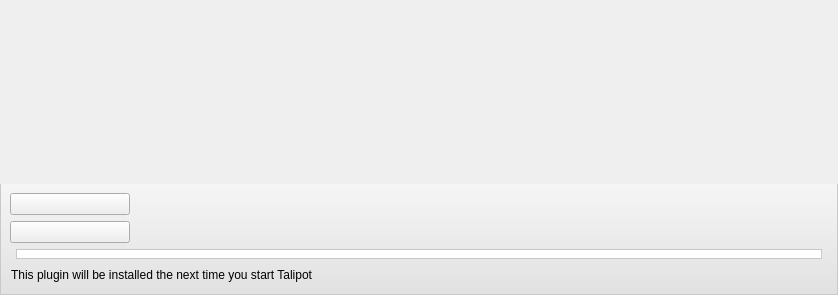
<?xml version="1.0" encoding="UTF-8"?>
<ui version="4.0">
 <class>PluginInformationListItemData</class>
 <widget class="QWidget" name="PluginInformationListItemData">
  <property name="geometry">
   <rect>
    <x>0</x>
    <y>0</y>
    <width>838</width>
    <height>295</height>
   </rect>
  </property>
  <property name="sizePolicy">
   <sizepolicy hsizetype="Preferred" vsizetype="Maximum">
    <horstretch>0</horstretch>
    <verstretch>0</verstretch>
   </sizepolicy>
  </property>
  <property name="focusPolicy">
   <enum>Qt::ClickFocus</enum>
  </property>
  <property name="styleSheet">
   <string notr="true">#contentsFrame[highlighted = &quot;false&quot;] {
background-color: qlineargradient(spread:pad, x1:0, y1:0, x2:0, y2:1, stop:0 rgba(245, 245, 245, 255), stop:1 rgba(225,225,225, 255));
border: 1px solid #C9C9C9;
}
#contentsFrame[highlighted = &quot;true&quot;] {
background-color: qlineargradient(spread:pad, x1:0, y1:0, x2:0, y2:1, stop:0 rgba(215, 215, 215, 205), stop:1 rgba(195,195,195, 255));;
border: 1px solid #C9C9C9;
}
#name {
font: bold;
font-size: 15px;
}
#desc {
color: #292929;
}</string>
  </property>
  <layout class="QVBoxLayout" name="verticalLayout_6">
   <property name="spacing">
    <number>0</number>
   </property>
   <property name="leftMargin">
    <number>0</number>
   </property>
   <property name="topMargin">
    <number>0</number>
   </property>
   <property name="rightMargin">
    <number>0</number>
   </property>
   <property name="bottomMargin">
    <number>0</number>
   </property>
   <item>
    <widget class="QFrame" name="contentsFrame">
     <property name="highlighted" stdset="0">
      <bool>false</bool>
     </property>
     <layout class="QHBoxLayout" name="horizontalLayout_3">
      <item>
       <layout class="QVBoxLayout" name="verticalLayout">
        <property name="spacing">
         <number>5</number>
        </property>
        <item>
         <layout class="QHBoxLayout" name="horizontalLayout_7">
          <item>
           <widget class="QFrame" name="verticalFrame_3">
            <property name="sizePolicy">
             <sizepolicy hsizetype="Maximum" vsizetype="Preferred">
              <horstretch>0</horstretch>
              <verstretch>0</verstretch>
             </sizepolicy>
            </property>
            <layout class="QVBoxLayout" name="verticalLayout_5">
             <item>
              <widget class="QFrame" name="verticalFrame_2">
               <property name="sizePolicy">
                <sizepolicy hsizetype="Maximum" vsizetype="Preferred">
                 <horstretch>0</horstretch>
                 <verstretch>0</verstretch>
                </sizepolicy>
               </property>
               <layout class="QVBoxLayout" name="verticalLayout_2">
                <item>
                 <widget class="QLabel" name="icon">
                  <property name="minimumSize">
                   <size>
                    <width>32</width>
                    <height>32</height>
                   </size>
                  </property>
                  <property name="maximumSize">
                   <size>
                    <width>32</width>
                    <height>32</height>
                   </size>
                  </property>
                 </widget>
                </item>
                <item>
                 <spacer name="verticalSpacer">
                  <property name="orientation">
                   <enum>Qt::Vertical</enum>
                  </property>
                  <property name="sizeHint" stdset="0">
                   <size>
                    <width>20</width>
                    <height>40</height>
                   </size>
                  </property>
                 </spacer>
                </item>
               </layout>
              </widget>
             </item>
            </layout>
           </widget>
          </item>
          <item>
           <layout class="QVBoxLayout" name="verticalLayout_4">
            <item>
             <layout class="QHBoxLayout" name="horizontalLayout_2">
              <item>
               <widget class="QLabel" name="name">
                <property name="sizePolicy">
                 <sizepolicy hsizetype="Preferred" vsizetype="Maximum">
                  <horstretch>0</horstretch>
                  <verstretch>0</verstretch>
                 </sizepolicy>
                </property>
                <property name="alignment">
                 <set>Qt::AlignLeading|Qt::AlignLeft|Qt::AlignTop</set>
                </property>
                <property name="wordWrap">
                 <bool>true</bool>
                </property>
                <property name="textInteractionFlags">
                 <set>Qt::LinksAccessibleByMouse|Qt::TextSelectableByKeyboard|Qt::TextSelectableByMouse</set>
                </property>
               </widget>
              </item>
              <item>
               <widget class="QLabel" name="statusIcon">
                <property name="sizePolicy">
                 <sizepolicy hsizetype="Maximum" vsizetype="Preferred">
                  <horstretch>0</horstretch>
                  <verstretch>0</verstretch>
                 </sizepolicy>
                </property>
                <property name="minimumSize">
                 <size>
                  <width>16</width>
                  <height>16</height>
                 </size>
                </property>
                <property name="maximumSize">
                 <size>
                  <width>16</width>
                  <height>16</height>
                 </size>
                </property>
               </widget>
              </item>
             </layout>
            </item>
            <item>
             <widget class="QLabel" name="desc">
              <property name="alignment">
               <set>Qt::AlignLeading|Qt::AlignLeft|Qt::AlignVCenter</set>
              </property>
              <property name="wordWrap">
               <bool>true</bool>
              </property>
              <property name="openExternalLinks">
               <bool>true</bool>
              </property>
              <property name="textInteractionFlags">
               <set>Qt::LinksAccessibleByMouse|Qt::TextSelectableByKeyboard|Qt::TextSelectableByMouse</set>
              </property>
             </widget>
            </item>
           </layout>
          </item>
         </layout>
        </item>
       </layout>
      </item>
     </layout>
    </widget>
   </item>
   <item>
    <widget class="QFrame" name="installationControls">
     <property name="styleSheet">
      <string notr="true">#installationControls {
background-color: qlineargradient(spread:pad, x1:0, y1:0, x2:0, y2:1, stop:0 rgba(245, 245, 245, 255), stop:1 rgba(225,225,225,255));
border: 1px solid #C9C9C9;
border-top: 0px;
}</string>
     </property>
     <layout class="QVBoxLayout" name="verticalLayout_3">
      <item>
       <widget class="QFrame" name="removeFrame">
        <property name="frameShape">
         <enum>QFrame::NoFrame</enum>
        </property>
        <property name="frameShadow">
         <enum>QFrame::Plain</enum>
        </property>
        <layout class="QHBoxLayout" name="horizontalLayout">
         <property name="leftMargin">
          <number>0</number>
         </property>
         <property name="topMargin">
          <number>0</number>
         </property>
         <property name="rightMargin">
          <number>0</number>
         </property>
         <property name="bottomMargin">
          <number>0</number>
         </property>
         <item>
          <widget class="QPushButton" name="removeButton">
           <property name="sizePolicy">
            <sizepolicy hsizetype="Maximum" vsizetype="Fixed">
             <horstretch>0</horstretch>
             <verstretch>0</verstretch>
            </sizepolicy>
           </property>
           <property name="minimumSize">
            <size>
             <width>120</width>
             <height>0</height>
            </size>
           </property>
           <property name="text">
            <string/>
           </property>
           <property name="icon">
            <iconset>
             <normalon>:/talipot/app/icons/16/package-purge.png</normalon>
            </iconset>
           </property>
          </widget>
         </item>
         <item>
          <spacer name="horizontalSpacer_3">
           <property name="orientation">
            <enum>Qt::Horizontal</enum>
           </property>
           <property name="sizeHint" stdset="0">
            <size>
             <width>689</width>
             <height>20</height>
            </size>
           </property>
          </spacer>
         </item>
        </layout>
       </widget>
      </item>
      <item>
       <widget class="QFrame" name="installFrame">
        <layout class="QHBoxLayout" name="horizontalLayout_5">
         <property name="leftMargin">
          <number>0</number>
         </property>
         <property name="topMargin">
          <number>0</number>
         </property>
         <property name="rightMargin">
          <number>0</number>
         </property>
         <property name="bottomMargin">
          <number>0</number>
         </property>
         <item>
          <widget class="QPushButton" name="installButton">
           <property name="sizePolicy">
            <sizepolicy hsizetype="Maximum" vsizetype="Fixed">
             <horstretch>0</horstretch>
             <verstretch>0</verstretch>
            </sizepolicy>
           </property>
           <property name="minimumSize">
            <size>
             <width>120</width>
             <height>0</height>
            </size>
           </property>
           <property name="icon">
            <iconset>
             <normaloff>:/talipot/app/icons/16/emblem-downloads.png</normaloff>:/talipot/app/icons/16/emblem-downloads.png</iconset>
           </property>
          </widget>
         </item>
         <item>
          <spacer name="horizontalSpacer">
           <property name="orientation">
            <enum>Qt::Horizontal</enum>
           </property>
           <property name="sizeHint" stdset="0">
            <size>
             <width>40</width>
             <height>20</height>
            </size>
           </property>
          </spacer>
         </item>
        </layout>
       </widget>
      </item>
      <item>
       <widget class="QFrame" name="progressFrame">
        <layout class="QHBoxLayout" name="horizontalLayout_4">
         <property name="leftMargin">
          <number>6</number>
         </property>
         <property name="topMargin">
          <number>0</number>
         </property>
         <property name="rightMargin">
          <number>6</number>
         </property>
         <property name="bottomMargin">
          <number>0</number>
         </property>
         <item>
          <widget class="QProgressBar" name="progressBar">
           <property name="maximumSize">
            <size>
             <width>16777215</width>
             <height>10</height>
            </size>
           </property>
           <property name="styleSheet">
            <string notr="true">QProgressBar {
border: 1px solid #C9C9C9;
border-radius: 0px;
background-color: white;
}
QProgressBar::chunk {
background-color: #416894;
}
/*QProgressBar[value=&quot;100&quot;]::chunk {
background-color: #bed452;
}*/</string>
           </property>
           <property name="textVisible">
            <bool>false</bool>
           </property>
          </widget>
         </item>
        </layout>
       </widget>
      </item>
      <item>
       <widget class="QFrame" name="rebootFrame">
        <layout class="QHBoxLayout" name="horizontalLayout_6">
         <property name="leftMargin">
          <number>0</number>
         </property>
         <property name="topMargin">
          <number>0</number>
         </property>
         <property name="rightMargin">
          <number>0</number>
         </property>
         <property name="bottomMargin">
          <number>0</number>
         </property>
         <item>
          <widget class="QLabel" name="label_2">
           <property name="text">
            <string>This plugin will be installed the next time you start Talipot</string>
           </property>
           <property name="alignment">
            <set>Qt::AlignRight|Qt::AlignTrailing|Qt::AlignVCenter</set>
           </property>
          </widget>
         </item>
         <item>
          <spacer name="horizontalSpacer_2">
           <property name="orientation">
            <enum>Qt::Horizontal</enum>
           </property>
           <property name="sizeHint" stdset="0">
            <size>
             <width>40</width>
             <height>20</height>
            </size>
           </property>
          </spacer>
         </item>
        </layout>
       </widget>
      </item>
     </layout>
    </widget>
   </item>
  </layout>
 </widget>
 <resources/>
 <connections>
  <connection>
   <sender>installButton</sender>
   <signal>clicked()</signal>
   <receiver>PluginInformationListItemData</receiver>
   <slot>install()</slot>
   <hints>
    <hint type="sourcelabel">
     <x>64</x>
     <y>234</y>
    </hint>
    <hint type="destinationlabel">
     <x>418</x>
     <y>147</y>
    </hint>
   </hints>
  </connection>
  <connection>
   <sender>removeButton</sender>
   <signal>clicked()</signal>
   <receiver>PluginInformationListItemData</receiver>
   <slot>remove()</slot>
   <hints>
    <hint type="sourcelabel">
     <x>69</x>
     <y>200</y>
    </hint>
    <hint type="destinationlabel">
     <x>418</x>
     <y>147</y>
    </hint>
   </hints>
  </connection>
 </connections>
 <slots>
  <slot>install()</slot>
  <slot>remove()</slot>
 </slots>
</ui>
